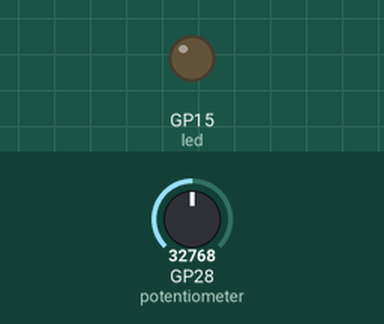
Bench run of a program on a simulated Raspberry Pi Pico running MicroPython. Parts: output pins drawn as LEDs (lit = HIGH). The inputs (shaded band) are chosen by the test bench; at power-on: GP28 (potentiometer) = 32768 (analog values on the 0–65535 scale).

Above: at 0.05 s.
At 0.9 s:
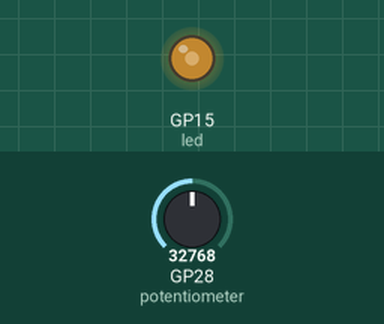
At 1.55 s:
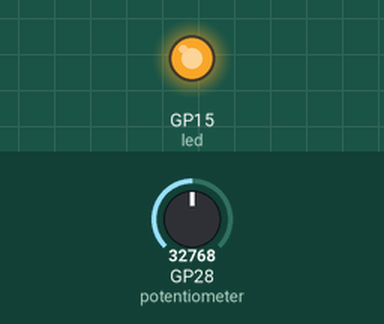
At 3.1 s:
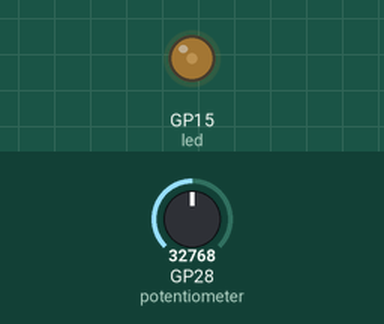
Timing chart, 0 to 8.3 s (numbered marks = the images above):
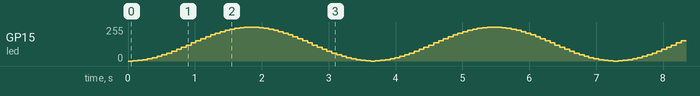

The program:

lesson8_4.py
```python
from machine import ADC, Pin, PWM
from time import sleep
import math

# 初始化
potentiometer = ADC(Pin(28))
led = PWM(Pin(15))
led.freq(1000)

while True:
    # 讀取可變電阻值決定速度
    pot_value = potentiometer.read_u16()

    # 映射到 0.5 ~ 5 秒的週期
    period = 5 + (pot_value / 65535) * 4.5

    # 呼吸效果
    for i in range(100):
        # 使用正弦函數產生平滑的亮度變化
        brightness = int((math.sin(i * math.pi / 50) ** 2) * 65535)
        led.duty_u16(brightness)
        sleep(period / 100)
```
